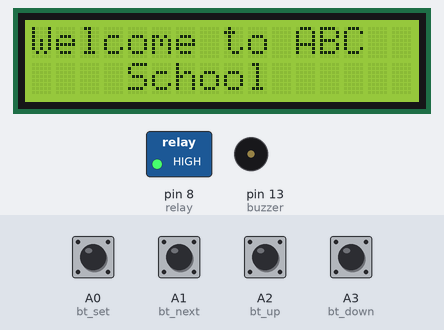
Recording of a sketch running on a simulated Arduino Uno, built with avr-gcc and run on an emulated ATmega328P. Shown: 16×2 character LCD, switched loads named in the sketch (green lamp = pin HIGH), buzzer (waves = sounding, pin HIGH). Wiring (inferred from the names in the program): DS3231 clock at I2C address 0x68. The test bench sets the inputs (shaded band); at power-on: A0 (bt_set), A1 (bt_next), A2 (bt_up), A3 (bt_down) HIGH. The local clock reads 2024-03-15 10:24:30 at power-on unless the sketch sets it; EEPROM starts erased.

Above: at 1.2 s.
1.3 s: A0 (bt_set) pulled LOW for 1 s
At 3.5 s:
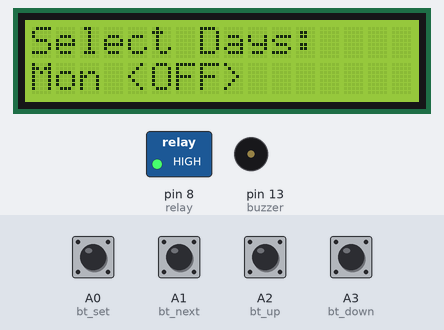
3.8 s: A2 (bt_up) pulled LOW for 0.15 s
At 4.8 s:
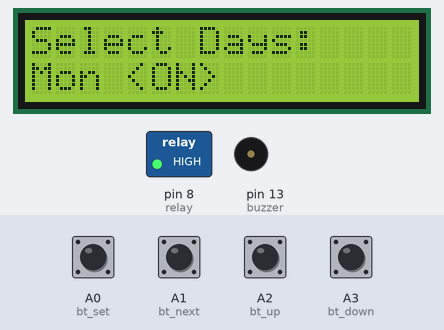
5.6 s: A1 (bt_next) pulled LOW for 1 s
At 7.0 s:
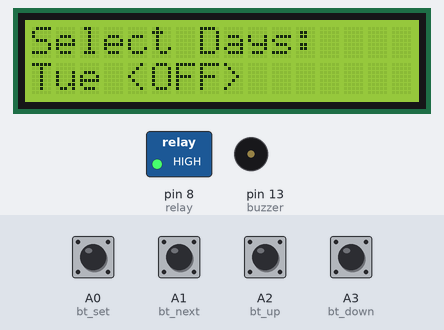
8.1 s: A0 (bt_set) pulled LOW for 0.15 s
At 9.2 s:
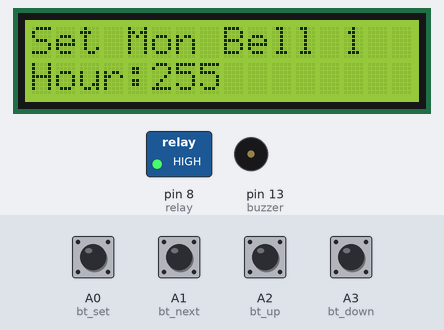
9.8 s: A1 (bt_next) pulled LOW for 0.15 s
At 11.2 s:
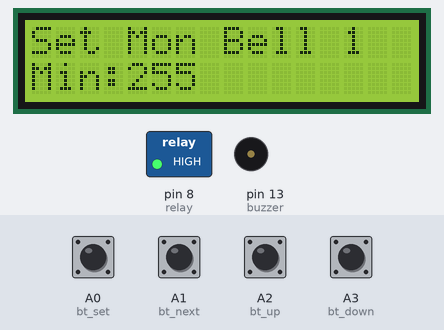
11.5 s: A0 (bt_set) pulled LOW for 0.15 s
At 12.2 s:
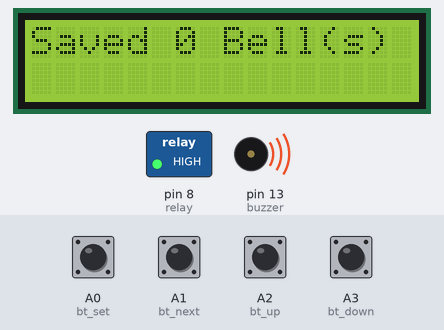
Timing chart, 0 to 14.5 s (numbered marks = the images above; inputs shaded):
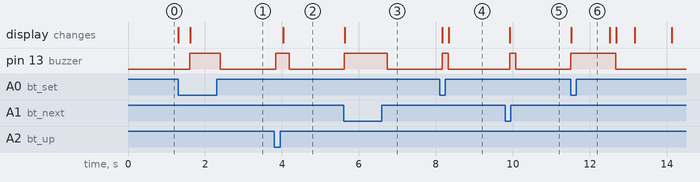

Measured:
- after the input at 1.3 s, pin 13 (buzzer): LOW → HIGH after 0.31 s, → LOW 0.79 s later; the display: first changes at once (image 1 shows a later state)
- after the input at 3.8 s, pin 13 (buzzer): LOW → HIGH at once, → LOW 0.36 s later; the display: changes after 0.24 s (image 2)
- after the input at 5.6 s, pin 13 (buzzer): LOW → HIGH at once, → LOW 1.1 s later; the display: changes at once (image 3)
- after the input at 8.1 s, pin 13 (buzzer): LOW → HIGH after 0.06 s, → LOW 0.16 s later; the display: first changes after 0.07 s (image 4 shows a later state)
- after the input at 9.8 s, pin 13 (buzzer): LOW → HIGH after 0.12 s, → LOW 0.16 s later; the display: changes after 0.12 s (image 5)
- after the input at 11.5 s, pin 13 (buzzer): LOW → HIGH at once, → LOW 1.2 s later; the display: changes at once (image 6)

The sketch:

smart_school_bell.ino
```cpp
/*
************* Engr IMRAN *****************
*/

#include <LiquidCrystal.h>
#include <EEPROM.h>
#include <Wire.h>

LiquidCrystal lcd(2, 3, 4, 5, 6, 7);

#define bt_set  A0
#define bt_next A1
#define bt_up   A2
#define bt_down A3

#define relay  8
#define buzzer 13

#define DS3231_I2C_ADDRESS 0x68

int hh = 0, mm = 0, ss = 0, set_day = 0, run_time = 0;
int StartHH = 0, StartMM = 0, Alarm = 0;
int DurationSec = 3;
int set = 0, setMode = 0;
int flag1 = 0, flag2 = 0;
int flash = 0;

word MilliSecond = 0;
bool timerStart = false;
bool selectedDays[8] = {false, false, false, false, false, false, false, false};
int daySelectionIndex = 1;
int editingDayIndex = 1;
int bellEditIndex = 1;
bool showWelcome = true;

String show_day[8] = {"", "Mon", "Tue", "Wed", "Thr", "Fri", "Sat", "Sun"};

void setup() {
  Wire.begin();
  pinMode(bt_set, INPUT_PULLUP);
  pinMode(bt_next, INPUT_PULLUP);
  pinMode(bt_up, INPUT_PULLUP);
  pinMode(bt_down, INPUT_PULLUP);
  pinMode(relay, OUTPUT);
  pinMode(buzzer, OUTPUT);
  digitalWrite(relay, 1);

  lcd.begin(16, 2);
  lcd.setCursor(0, 0);
  lcd.print("Welcome to ABC");
  lcd.setCursor(0, 1);
  lcd.print("    School");

  noInterrupts();
  TCCR1A = 0;
  TCCR1B = 0;
  TCNT1 = 0;
  OCR1A = 1999;
  TCCR1B |= (1 << WGM12);
  TCCR1B |= (1 << CS11);
  TIMSK1 |= (1 << OCIE1A);
  interrupts();
}

void loop() {
  if (showWelcome) {
    if (digitalRead(bt_set) == 0) {
      showWelcome = false;
      lcd.clear();
      delay(300);
    }
    return;
  }

  GetRtc();

  if (ss == 0 && !timerStart) {
    Alarm = EEPROM.read(set_day);
    for (int x = 1; x <= Alarm; x++) {
      ReadEeprom(set_day, x);
      if (StartHH == hh && StartMM == mm) {
        run_time = DurationSec;
        digitalWrite(relay, 0);
        timerStart = true;
        break;
      }
    }
  }

  updateNextBell(); // <<== Important Fix

  if (digitalRead(bt_set) == 0) {
    digitalWrite(buzzer, 1);
    if (flag1 == 0) {
      flag1 = 1;
      if (setMode == 0) {
        setMode = 1;
        daySelectionIndex = 1;
      } else if (setMode == 1) {
        for (int i = 1; i <= 7; i++) {
          if (selectedDays[i]) {
            editingDayIndex = i;
            bellEditIndex = 1;
            set = 1;
            setMode = 2;
            StartHH = 0;
            StartMM = 0;
            DurationSec = 3;
            break;
          }
        }
      } else if (setMode == 2) {
        EEPROM.write(editingDayIndex, bellEditIndex - 1);
        lcd.clear();
        lcd.setCursor(0, 0);
        lcd.print("Saved ");
        lcd.print(bellEditIndex - 1);
        lcd.print(" Bell(s)");
        delay(1000);
        setMode = 0;
      }
      lcd.clear();
    }
  } else {
    flag1 = 0;
  }

  if (digitalRead(bt_next) == 0) {
    digitalWrite(buzzer, 1);
    if (flag2 == 0) {
      flag2 = 1;
      if (setMode == 1) {
        daySelectionIndex++;
        if (daySelectionIndex > 7) daySelectionIndex = 1;
      } else if (setMode == 2) {
        set++;
        if (set > 3) {
          WriteEeprom(editingDayIndex, bellEditIndex);
          lcd.clear();
          lcd.setCursor(0, 0);
          lcd.print("Saved Bell ");
          lcd.print(bellEditIndex);
          delay(1000);
          bellEditIndex++;
          set = 1;
        }
      }
    }
  } else {
    flag2 = 0;
  }

  if (digitalRead(bt_up) == 0) {
    digitalWrite(buzzer, 1);
    if (setMode == 1) {
      selectedDays[daySelectionIndex] = !selectedDays[daySelectionIndex];
    } else if (setMode == 2) {
      if (set == 1) {
        StartHH = (StartHH + 1) % 24;
      } else if (set == 2) {
        StartMM = (StartMM + 1) % 60;
      } else if (set == 3) {
        DurationSec = (DurationSec == 3) ? 8 : 3;
      }
    }
    delay(200);
  }

  if (digitalRead(bt_down) == 0) {
    digitalWrite(buzzer, 1);
    if (setMode == 2) {
      if (set == 1) {
        StartHH = (StartHH - 1 + 24) % 24;
      } else if (set == 2) {
        StartMM = (StartMM - 1 + 60) % 60;
      } else if (set == 3) {
        DurationSec = (DurationSec == 3) ? 8 : 3;
      }
    }
    delay(200);
  }

  flash = !flash;
  Display();
  delay(150);
  digitalWrite(buzzer, LOW);
}

void Display() {
  lcd.clear();
  if (setMode == 0) {
    lcd.setCursor(0, 0);
    lcd.print(show_day[set_day]);
    lcd.setCursor(8, 0);
    lcd.print((hh / 10) % 10); lcd.print(hh % 10); lcd.print(":");
    lcd.print((mm / 10) % 10); lcd.print(mm % 10); lcd.print(":");
    lcd.print((ss / 10) % 10); lcd.print(ss % 10);

    lcd.setCursor(0, 1);
    if (timerStart) {
      lcd.print("Bell On ");
      lcd.print(run_time); lcd.print("s");
    } else {
      lcd.print("Next Bell:");
      lcd.print((StartHH / 10) % 10); lcd.print(StartHH % 10); lcd.print(":");
      lcd.print((StartMM / 10) % 10); lcd.print(StartMM % 10);
    }
  } else if (setMode == 1) {
    lcd.setCursor(0, 0);
    lcd.print("Select Days:");
    lcd.setCursor(0, 1);
    lcd.print(show_day[daySelectionIndex]);
    lcd.print(selectedDays[daySelectionIndex] ? " <ON>" : " <OFF>");
  } else if (setMode == 2) {
    lcd.setCursor(0, 0);
    lcd.print("Set ");
    lcd.print(show_day[editingDayIndex]);
    lcd.print(" Bell ");
    lcd.print(bellEditIndex);
    lcd.setCursor(0, 1);
    if (set == 1) {
      lcd.print("Hour:"); lcd.print(StartHH);
    } else if (set == 2) {
      lcd.print("Min:"); lcd.print(StartMM);
    } else if (set == 3) {
      lcd.print("Dur(sec): "); lcd.print(DurationSec);
    }
  }
}

void SetRtc(byte second, byte minute, byte hour, byte dayOfWeek) {
  Wire.beginTransmission(DS3231_I2C_ADDRESS);
  Wire.write(0);
  Wire.write(decToBcd(second));
  Wire.write(decToBcd(minute));
  Wire.write(decToBcd(hour));
  Wire.write(decToBcd(dayOfWeek));
  Wire.endTransmission();
}

void GetRtc() {
  Wire.beginTransmission(DS3231_I2C_ADDRESS);
  Wire.write(0);
  Wire.endTransmission();
  Wire.requestFrom(DS3231_I2C_ADDRESS, 7);
  ss = bcdToDec(Wire.read() & 0x7f);
  mm = bcdToDec(Wire.read());
  hh = bcdToDec(Wire.read() & 0x3f);
  set_day = bcdToDec(Wire.read());
}

byte decToBcd(byte val) { return ((val / 10 * 16) + (val % 10)); }
byte bcdToDec(byte val) { return ((val / 16 * 10) + (val % 16)); }

void ReadEeprom(int _day, int _alarm) {
  int eeprom = (_day * 100) + _alarm * 3;
  StartHH = EEPROM.read(eeprom);
  StartMM = EEPROM.read(eeprom + 1);
  DurationSec = EEPROM.read(eeprom + 2);
}

void WriteEeprom(int _day, int _alarm) {
  int eeprom = (_day * 100) + _alarm * 3;
  EEPROM.write(eeprom, StartHH);
  EEPROM.write(eeprom + 1, StartMM);
  EEPROM.write(eeprom + 2, DurationSec);
}

void updateNextBell() {
  int currentMin = hh * 60 + mm;
  int nextBellMin = 24 * 60;  // max possible
  int tempHH = 0, tempMM = 0;
  bool found = false;

  Alarm = EEPROM.read(set_day);
  for (int i = 1; i <= Alarm; i++) {
    ReadEeprom(set_day, i);
    int bellMin = StartHH * 60 + StartMM;
    if (bellMin >= currentMin && bellMin < nextBellMin) {
      nextBellMin = bellMin;
      tempHH = StartHH;
      tempMM = StartMM;
      found = true;
    }
  }

  if (found) {
    StartHH = tempHH;
    StartMM = tempMM;
  }
}

ISR(TIMER1_COMPA_vect) {
  if (timerStart) {
    MilliSecond++;
    if (MilliSecond >= 1000) {
      MilliSecond = 0;
      run_time--;
      if (run_time <= 0) {
        timerStart = false;
        digitalWrite(relay, 1);
      }
    }
  }
}
```
